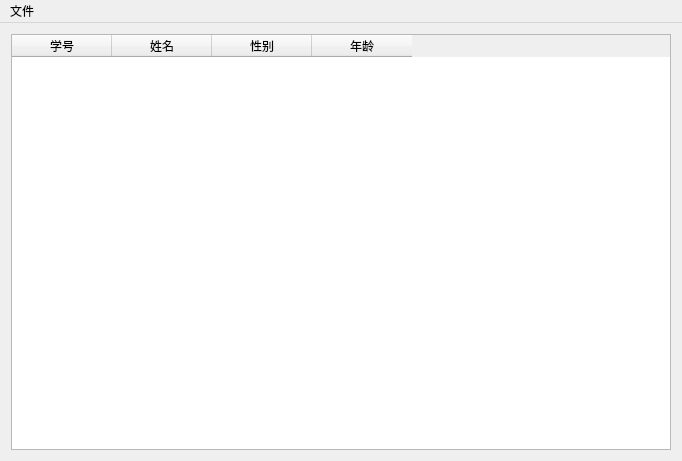
<?xml version="1.0" encoding="UTF-8"?>
<ui version="4.0">
 <class>MainWindow</class>
 <widget class="QMainWindow" name="MainWindow">
  <property name="geometry">
   <rect>
    <x>0</x>
    <y>0</y>
    <width>682</width>
    <height>461</height>
   </rect>
  </property>
  <property name="windowTitle">
   <string>MainWindow</string>
  </property>
  <widget class="QWidget" name="centralWidget">
   <layout class="QVBoxLayout" name="verticalLayout">
    <item>
     <widget class="QTableWidget" name="tableWidgetData">
      <column>
       <property name="text">
        <string>学号</string>
       </property>
      </column>
      <column>
       <property name="text">
        <string>姓名</string>
       </property>
      </column>
      <column>
       <property name="text">
        <string>性别</string>
       </property>
      </column>
      <column>
       <property name="text">
        <string>年龄</string>
       </property>
      </column>
     </widget>
    </item>
   </layout>
  </widget>
  <widget class="QMenuBar" name="menuBar">
   <property name="geometry">
    <rect>
     <x>0</x>
     <y>0</y>
     <width>682</width>
     <height>22</height>
    </rect>
   </property>
   <widget class="QMenu" name="menu">
    <property name="title">
     <string>文件</string>
    </property>
    <addaction name="actionSelect"/>
    <addaction name="actionEXIT"/>
   </widget>
   <addaction name="menu"/>
  </widget>
  <action name="actionSelect">
   <property name="text">
    <string>查询数据库</string>
   </property>
  </action>
  <action name="actionEXIT">
   <property name="text">
    <string>EXIT</string>
   </property>
  </action>
 </widget>
 <layoutdefault spacing="6" margin="11"/>
 <resources/>
 <connections/>
</ui>
